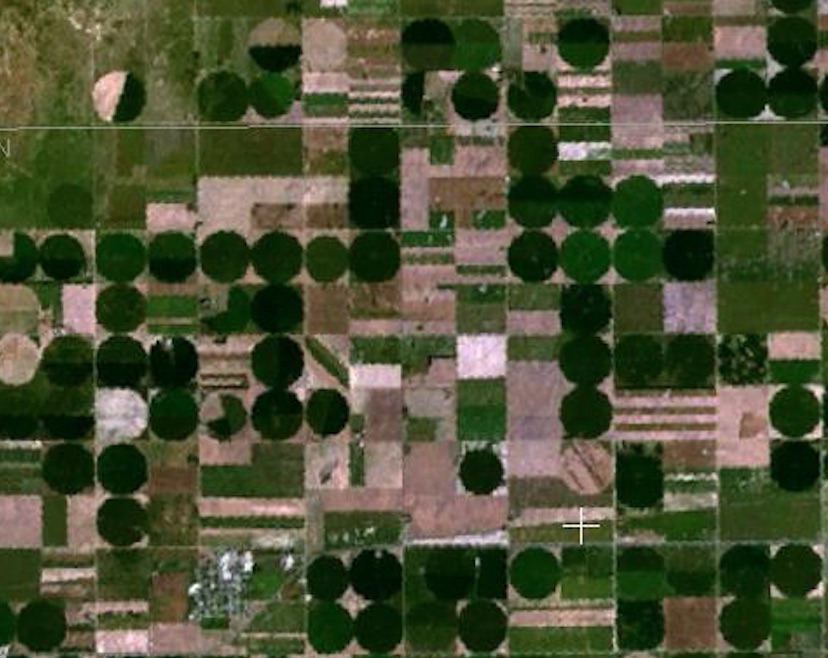
#> input picture 1_2_Convolutional_Filters_Edge_Detection/images/round_farms.jpg, 828 x 658 px
$ jupyter execute '6_2. Hough circles, agriculture.ipynb'   (shell and % lines are left out)
#> lines starting #> are read from the running program, lines starting #| are printed output that depends on the picture; after the words box and inside, x2 and y2 are one past the last pixel; in counts of white or black regions, pixels touching at a corner belong together
## Hough Circle Detection

[cell 1]
import numpy as np
import matplotlib.pyplot as plt
import cv2

[cell 2]
# Read in the image
image = cv2.imread('images/round_farms.jpg')
#> image is the input picture: shape (658, 828, 3); mean B, G, R 53.6, 81.1, 76.2

# Change color to RGB (from BGR)
image = cv2.cvtColor(image, cv2.COLOR_BGR2RGB)

plt.imshow(image)

[cell 3]
# Gray and blur
gray = cv2.cvtColor(image,cv2.COLOR_BGR2GRAY)
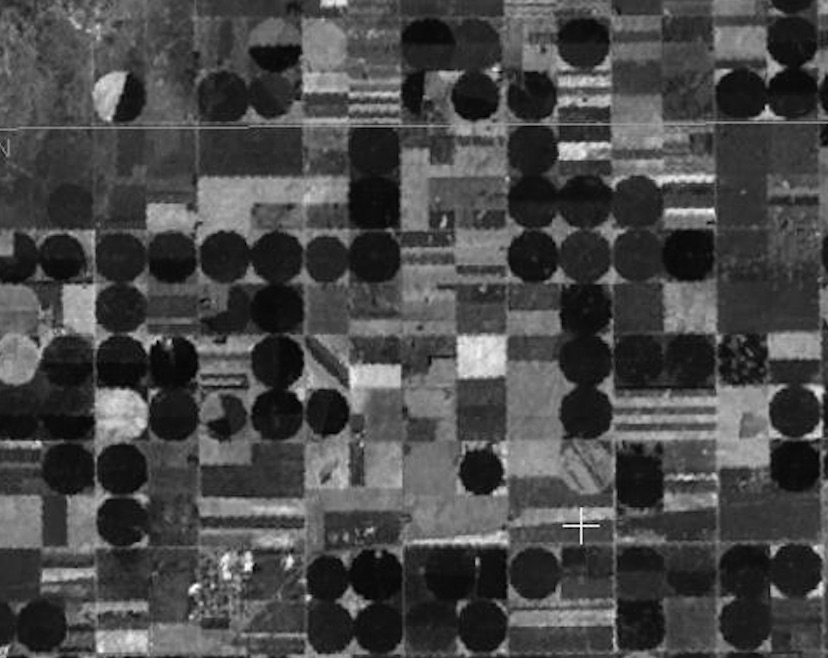
#> gray: shape (658, 828); min 0, max 255, mean 72.4

gray_blur = cv2.GaussianBlur(gray, (3, 3), 0)

plt.imshow(gray_blur, cmap='gray')

### HoughCircles function

`HoughCircles` takes in a few things as its arguments:
* an input image, detection method (Hough gradient), resolution factor between the detection and image (1),
* minDist - the minimum distance between circles
* param1 - the higher value for performing Canny edge detection
* param2 - threshold for circle detection, a smaller value --> more circles will be detected
* min/max radius for detected circles

The variable you should change will be the last two: min/max radius for detected circles. Take a look at the image above and estimate how many pixels the average circle is in diameter; use this estimate to provide values for min/max arguments. You may also want to see what happens if you change minDist.

[cell 4]
# for drawing circles on
circles_im = np.copy(image)

# Use HoughCircles to detect circles
# In the original parmater configuration there are too many large circles being detected
# try changing the value of maxRadius, minRadius, and minDist
# The average diameter looks to be around 40 pixels, hence average radius is around 20 pixels
circles = cv2.HoughCircles(gray_blur,
                           cv2.HOUGH_GRADIENT,
                           1,
                           minDist=32,  # was 45
                           param1=70,  # was 70
                           param2=11,  # was 11
                           minRadius=17,  # was 20
                           maxRadius=33)  # was 40
#> circles = 212 rows, first 8: [121.5, 520.5, 25.7], [534.5, 570.5, 29], [475.5, 96.5, 24.6], [281.5, 362.5, 30.2], [582.5, 37.5, 30.2], [795.5, 410.5, 26.7], [118.5, 96.5, 25.7], [251.5, 569.5, 32.4]

# convert circles into expected type
circles = np.uint16(np.around(circles))
#> circles = 212 rows, first 8: [122, 520, 26], [534, 570, 29], [476, 96, 25], [282, 362, 30], [582, 38, 30], [796, 410, 27], [118, 96, 26], [252, 570, 32]
# draw each one
for i in circles[0,:]:
    # draw the outer circle
    cv2.circle(circles_im,(i[0],i[1]),i[2],(0,255,0),2)
    # draw the center of the circle
    cv2.circle(circles_im,(i[0],i[1]),2,(0,0,255),3)
#> this loop made 212 passes
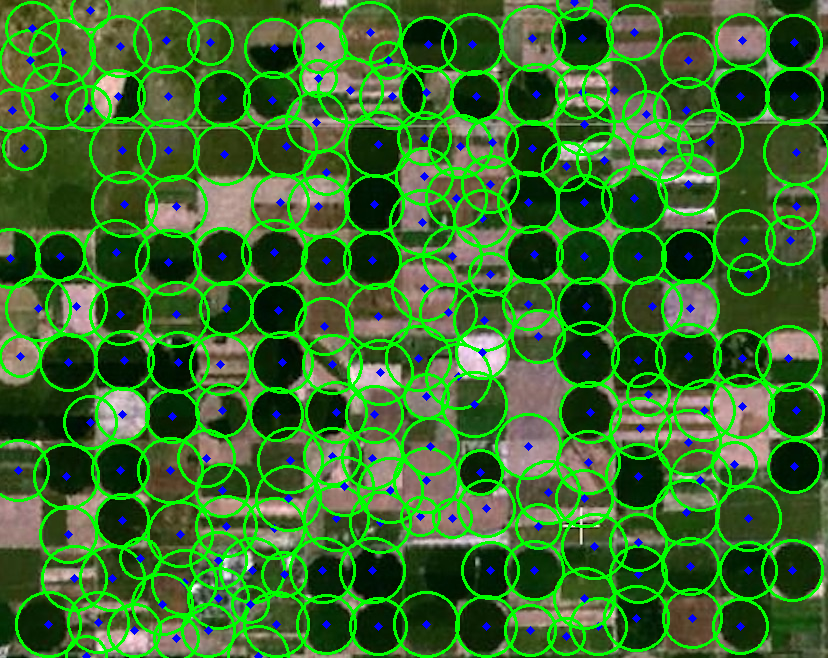
#> circles_im: shape (658, 828, 3); mean R, G, B 58.5, 110.6, 44.7

plt.imshow(circles_im)

print('Circles shape: ', circles.shape)
#| Circles shape:  (1, 212, 3)

$ run again, with 1_2_Convolutional_Filters_Edge_Detection/images/birds.jpg copied over 1_2_Convolutional_Filters_Edge_Detection/images/round_farms.jpg
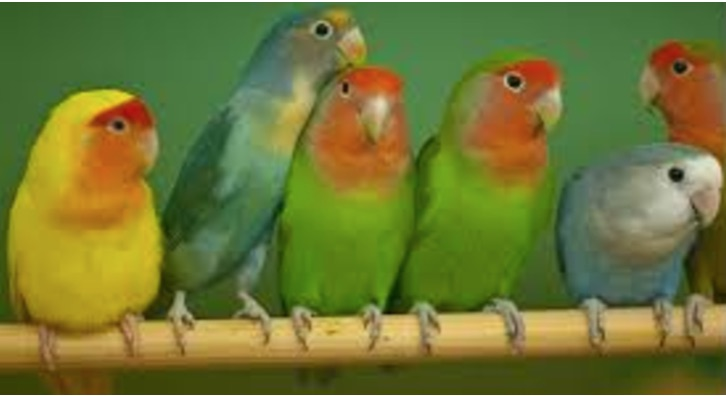
#> input picture 1_2_Convolutional_Filters_Edge_Detection/images/birds.jpg, 726 x 396 px
#> image is the input picture: shape (396, 726, 3); mean B, G, R 52.2, 118.2, 111.1
#> `gray = cv2.cvtColor(image,cv2.COLOR_BGR2GRAY)`:
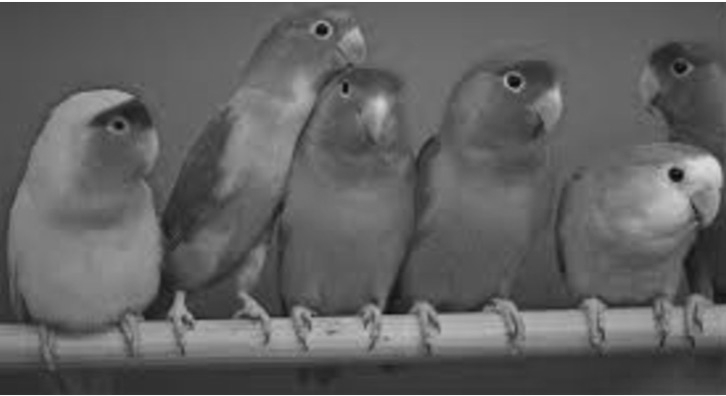
#> gray: shape (396, 726); min 7, max 255, mean 97.7
#> `circles = cv2.HoughCircles(gray_blur, cv2.HOUGH_GRADIENT, 1, minDist=32,`: circles = 32 rows, first 8: [487.5, 330.5, 30.2], [295.5, 330.5, 32.4], [391.5, 332.5, 27.9], [691.5, 177.5, 30.2], [165.5, 325.5, 26.8], [342.5, 326.5, 32.4], [239.5, 330.5, 32.4], [336.5, 47.5, 28]
#> `circles = np.uint16(np.around(circles))`: circles = 32 rows, first 8: [488, 330, 30], [296, 330, 32], [392, 332, 28], [692, 178, 30], [166, 326, 27], [342, 326, 32], [240, 330, 32], [336, 48, 28]
#> the loop `for i in circles[0,:]:` made 32 passes
#> after the loop `for i in circles[0,:]:`:
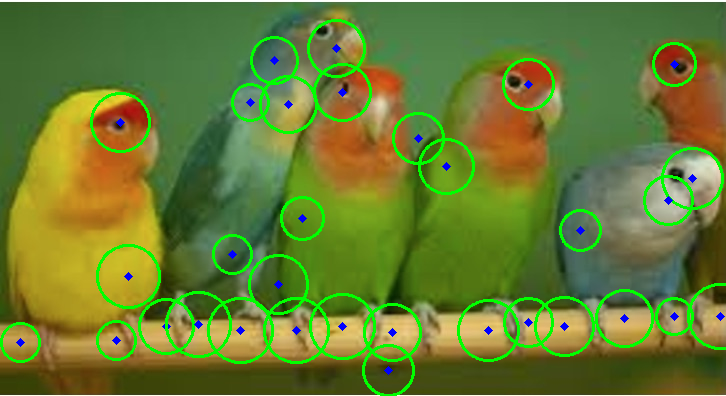
#> circles_im: shape (396, 726, 3); mean R, G, B 103.6, 124.6, 49.8
#| Circles shape:  (1, 32, 3)

$ run again, with 1_2_Convolutional_Filters_Edge_Detection/images/brain_MR.jpg copied over 1_2_Convolutional_Filters_Edge_Detection/images/round_farms.jpg
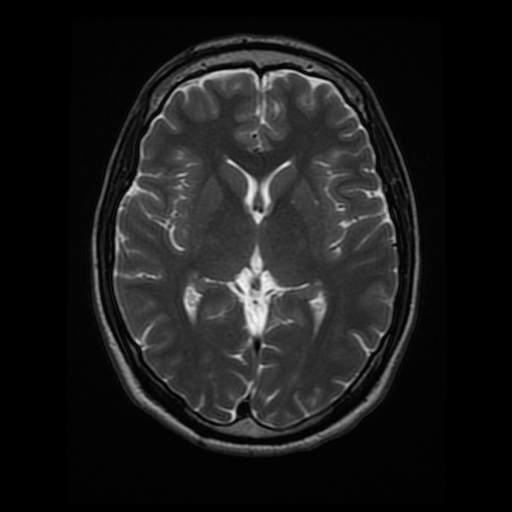
#> input picture 1_2_Convolutional_Filters_Edge_Detection/images/brain_MR.jpg, 512 x 512 px
#> image is the input picture: shape (512, 512, 3); min 0, max 247, mean 26.9
#> `circles = cv2.HoughCircles(gray_blur, cv2.HOUGH_GRADIENT, 1, minDist=32,`: circles = 50 rows, first 8: [278.5, 397.5, 30.2], [368.5, 158.5, 32.4], [148.5, 143.5, 31.3], [185.5, 108.5, 28], [221.5, 398.5, 27.9], [135.5, 214.5, 32.4], [341.5, 99.5, 31.3], [241.5, 100.5, 32.4]
#> `circles = np.uint16(np.around(circles))`: circles = 50 rows, first 8: [278, 398, 30], [368, 158, 32], [148, 144, 31], [186, 108, 28], [222, 398, 28], [136, 214, 32], [342, 100, 31], [242, 100, 32]
#> the loop `for i in circles[0,:]:` made 50 passes
#> after the loop `for i in circles[0,:]:`:
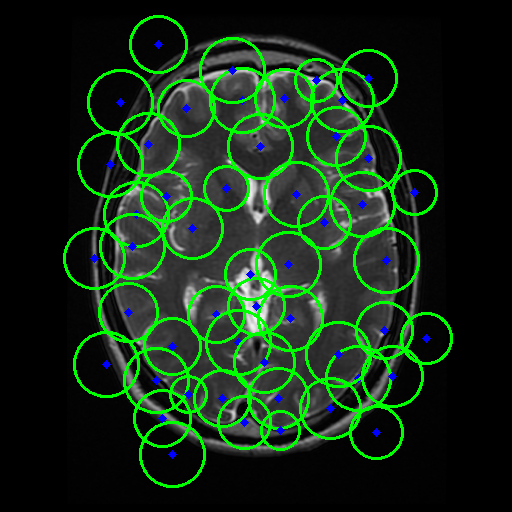
#> circles_im: shape (512, 512, 3); 10.39% of pixels changed, all inside (x1, y1, x2, y2) = (63, 15, 453, 488)
#| Circles shape:  (1, 50, 3)

$ run again, with 1_2_Convolutional_Filters_Edge_Detection/images/city_hall.jpg copied over 1_2_Convolutional_Filters_Edge_Detection/images/round_farms.jpg
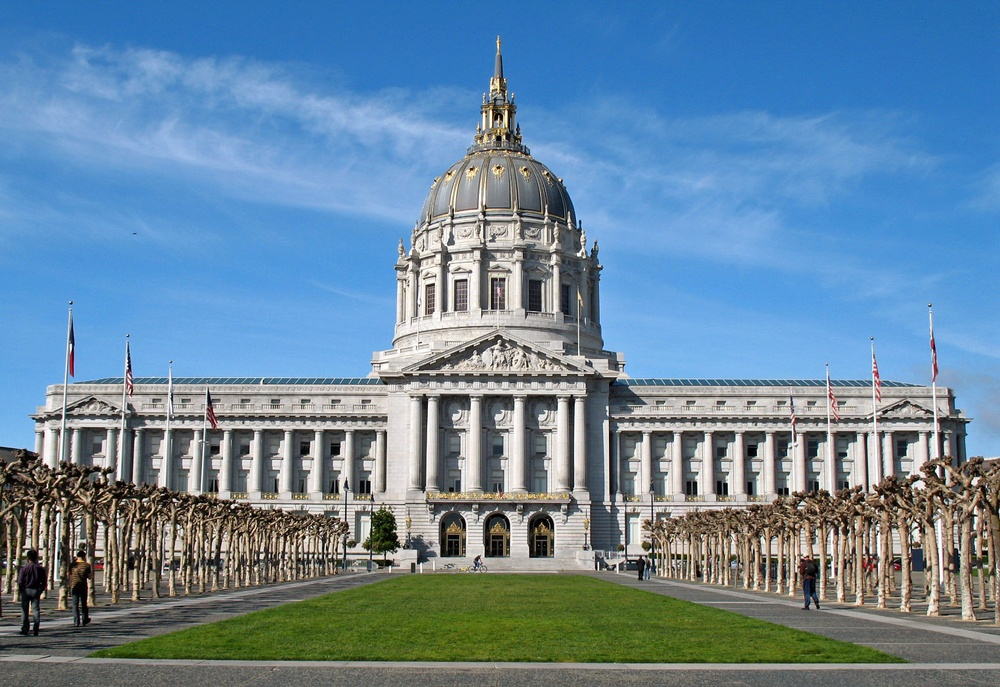
#> input picture 1_2_Convolutional_Filters_Edge_Detection/images/city_hall.jpg, 1000 x 687 px, shrunk from 1524 x 1047 before the run
#> image is the input picture: shape (687, 1000, 3); mean B, G, R 158.6, 135, 104.5
#> `gray = cv2.cvtColor(image,cv2.COLOR_BGR2GRAY)`:
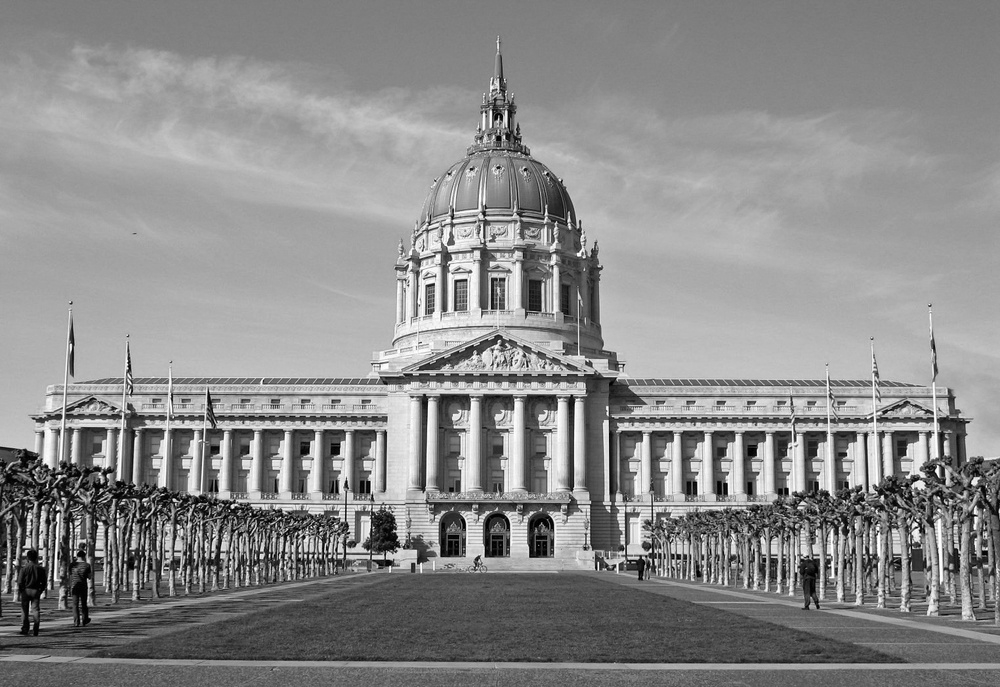
#> gray: shape (687, 1000); min 0, max 255, mean 138.6
#> `circles = cv2.HoughCircles(gray_blur, cv2.HOUGH_GRADIENT, 1, minDist=32,`: circles = 234 rows, first 8: [280.5, 545.5, 32.4], [169.5, 542.5, 32.4], [224.5, 546.5, 32.4], [314.5, 534.5, 32.4], [101.5, 538.5, 32.4], [759.5, 550.5, 32.4], [924.5, 514.5, 32.4], [709.5, 544.5, 32.4]
#> `circles = np.uint16(np.around(circles))`: circles = 234 rows, first 8: [280, 546, 32], [170, 542, 32], [224, 546, 32], [314, 534, 32], [102, 538, 32], [760, 550, 32], [924, 514, 32], [710, 544, 32]
#> the loop `for i in circles[0,:]:` made 234 passes
#> after the loop `for i in circles[0,:]:`:
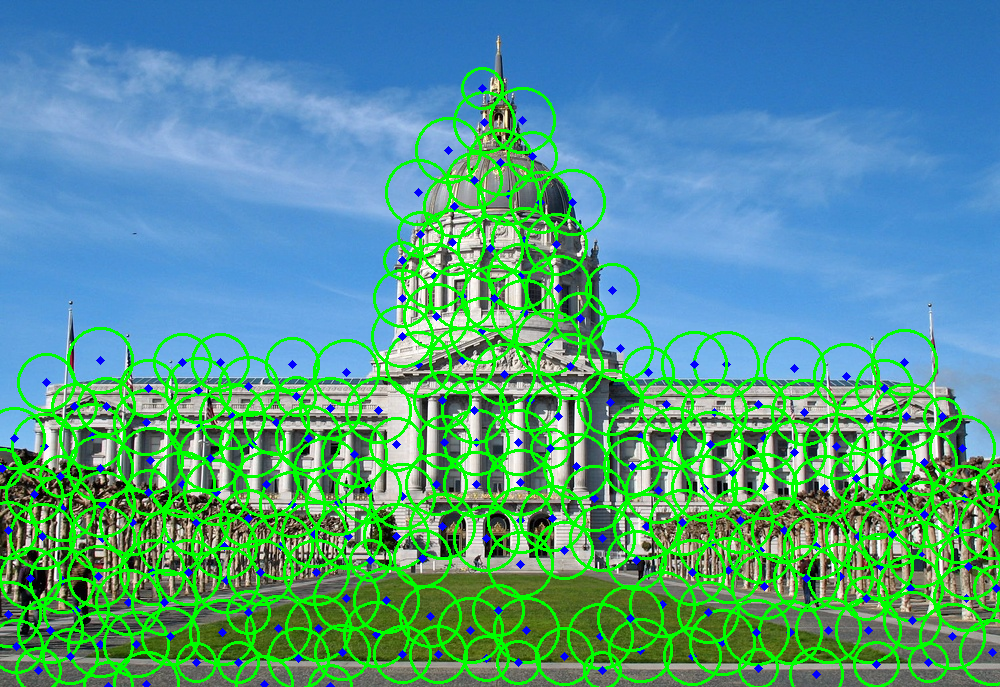
#> circles_im: shape (687, 1000, 3); mean R, G, B 82.7, 154.4, 140.8
#| Circles shape:  (1, 234, 3)
